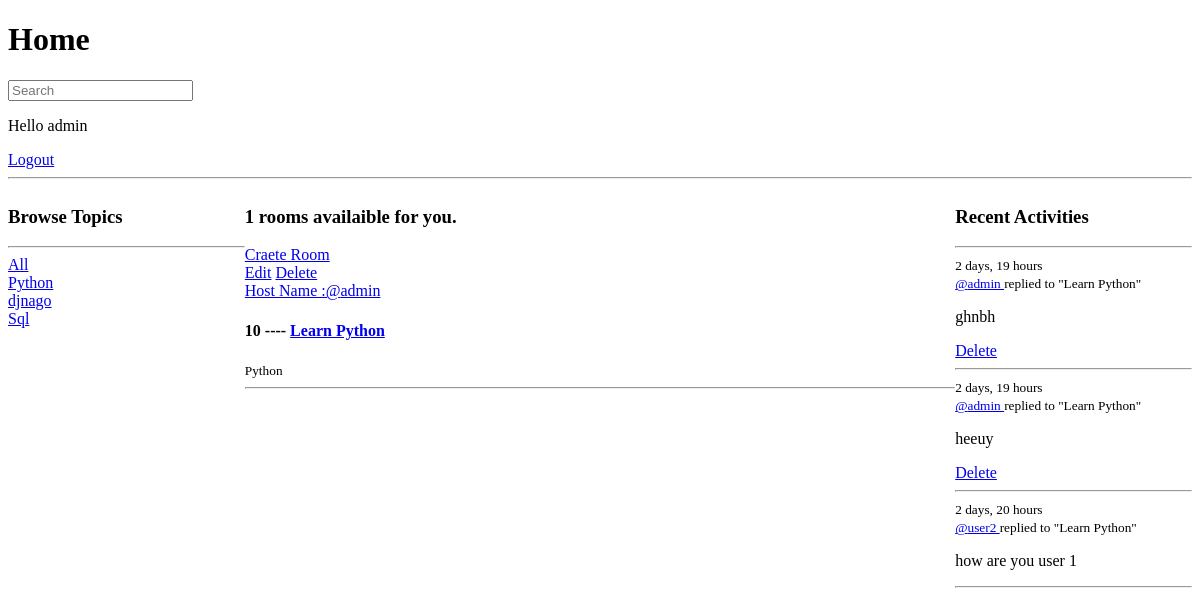
Before: / (signed in) with the older database file.
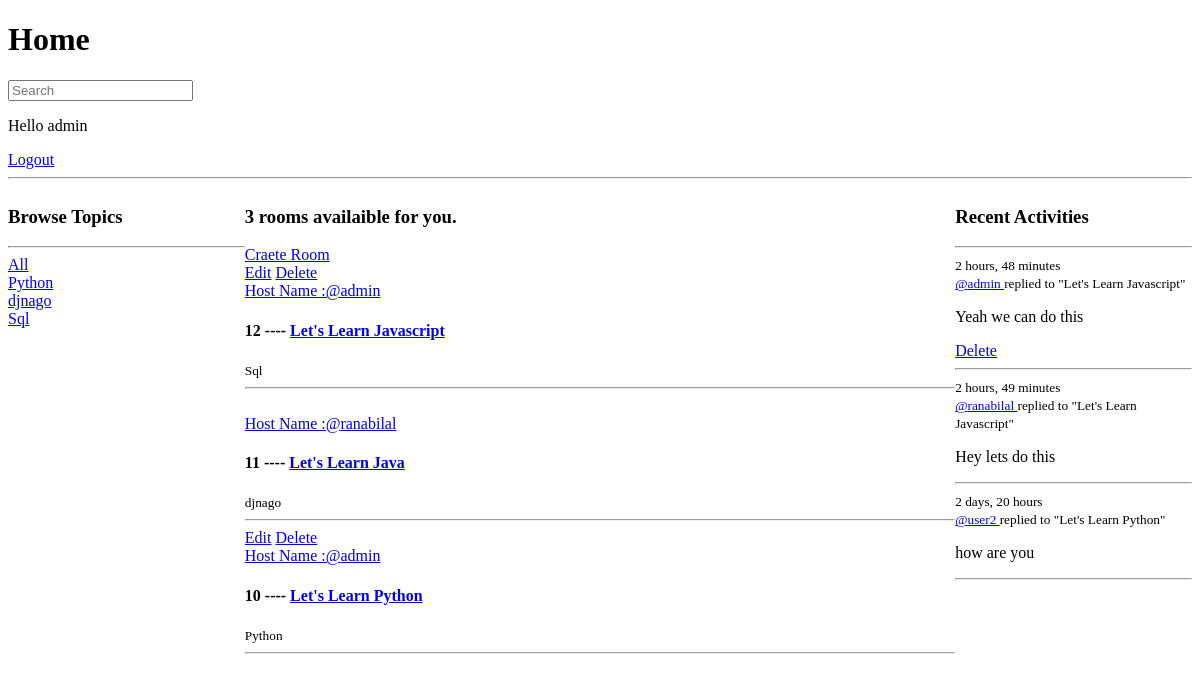
After: the same page with the newer database file.
### base/models.py (models this page shows, shortened)
class Topic(models.Model):
    name = models.CharField(max_length=200)

class Room(models.Model):
    host = models.ForeignKey(User , on_delete=models.SET_NULL , null=True)
    topic = models.ForeignKey(Topic , on_delete=models.SET_NULL , null=True)
    name = models.CharField(max_length=200)
    description  = models.TextField(null=True , blank=True)
    participants = models.ManyToManyField(User , related_name='participants' , blank=True)
    updated = models.DateTimeField(auto_now=True)
    created = models.DateTimeField(auto_now_add = True)
    def __str__(self):
        return self.name
    class Meta:
        ordering = ['-updated' , '-created']

class Message(models.Model):
    user = models.ForeignKey(User , on_delete=models.CASCADE)
    room = models.ForeignKey(Room , on_delete=models.CASCADE)
    body = models.TextField()
    updated = models.DateTimeField(auto_now=True)
    created = models.DateTimeField(auto_now_add = True)
    def __str__(self):
        return self.body[0:50]
    class Meta:
        ordering = ['-updated' , '-created']

### base/views.py (the view)
# urls.py: path('' , views.home , name='home'),
def home(request ):
    q = request.GET.get('q') if request.GET.get('q') != None else ''
    rooms = Room.objects.filter(
        Q(topic__name__icontains = q) |
        Q(name__icontains = q) |
        Q(description__icontains = q)
        )
    topics = Topic.objects.all()
    room_count = rooms.count()
    room_messages = Message.objects.filter(Q(room__topic__name__icontains = q))
    context  = {'rooms' : rooms , 'topics': topics , 'room_count' : room_count , 'room_messages' : room_messages}
    return render (request , 'base/home.html' , context)

### base/templates/base/home.html (shortened to what this page needs)
{% extends 'main.html'%}
{% block content%}
<div class="home-container">
    <div>
        {% include 'base/topics_component.html' %}
    </div>
    <div>
        <h3>{{room_count}} rooms availaible for you.</h3>
        <a href="{% url 'create-room' %}">Craete Room</a>
        {% include 'base/feed_component.html' %}
    </div>
    <div>
        {% include 'base/activity_component.html' %}
    </div>
</div>
{% endblock content%}

### base/templates/base/topics_component.html
<h3>Browse Topics</h3>
<hr>
<div>
    <a href="{% url 'home' %}">All</a>
</div>
{% for topic in topics %}
<div>
    <a href="{% url 'home' %}?q={{topic.name}}">{{topic.name}}</a>
</div>
{%endfor%}

### base/templates/base/feed_component.html
<div>
    {% for room in rooms %}
    <div>
        {% if request.user == room.host%}
        <a href="{% url 'update-room' room.id %}">Edit</a>
        <a href=" {% url 'delete-room' room.id %}">Delete</a>
        {% endif %} <br>
        <a href= "{% url 'user-profile' room.host.id %}">Host Name :@{{room.host.username}}</a>
        <h4>{{room.id}} ---- <a href="{% url 'room' room.id %}">{{room.name}}</a></h4>
        <small>{{room.topic.name}}</small>
        <hr>
    </div>
    {% endfor%}
</div>

### base/templates/base/activity_component.html
<h3>Recent Activities</h3>
        <hr>
        {% for message in room_messages %}
            <div>
                <small> {{message.created | timesince}} <br> <a href="{% url 'user-profile' message.user.id %}"> @{{message.user}}  </a></small>
                <small>replied to "{{message.room}}"</small>
                <p>{{message}}</p>
                {% if request.user == message.user%}
                <a href="{% url 'delete-message' message.id%}">Delete</a>
                {% endif %}
                <hr>
            </div>
        {% endfor %}

Changed rows visible on the page:
removed Message: created "2 days, 19 hours", user "admin", room "Learn Python", body "ghnbh", shows "Delete"
removed Message: created "2 days, 19 hours", user "admin", room "Learn Python", body "heeuy", shows "Delete"
added Room: shows "Edit", host.username "admin", id "12", name "Let's Learn Javascript", topic.name "Sql"
added Room: host.username "ranabilal", id "11", name "Let's Learn Java", topic.name "djnago"
changed Room "Python": name "Learn Python" → "Let's Learn Python"
added Message: created "2 hours, 48 minutes", user "admin", room "Let's Learn Javascript", body "Yeah we can do this", shows "Delete"
added Message: created "2 hours, 49 minutes", user "ranabilal", room "Let's Learn Javascript", body "Hey lets do this"
changed Message "user2": room "Learn Python" → "Let's Learn Python"; body "how are you user 1" → "how are you"
Other visible differences:
{{ room_count }}: "1" → "3"
